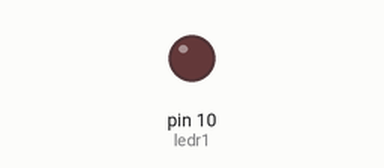
Bench run of a sketch on a simulated Arduino Uno, built with avr-gcc and run on an emulated ATmega328P. Shown: output pins drawn as LEDs (lit = HIGH).

Above: at 0.2 s.
At 6.7 s:
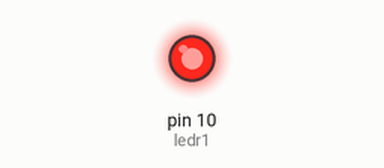
Timing chart, 0 to 7.8 s (numbered marks = the images above):
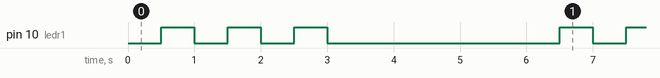

Measured:
- by itself, pin 10 (ledr1): repeats every 6.0 s: 2 × (LOW 0.50 s, HIGH 0.50 s), LOW 3.5 s, HIGH 0.50 s
- by itself, everything shown: repeats every 6.0 s, in 6 steps

The sketch:

SOS.ino
```cpp
int ledr1 =10;
int ledp =4;

void setup()

{

pinMode(ledr1, OUTPUT);
pinMode(ledr1, OUTPUT);

}

void loop()

{

digitalWrite(ledr1, HIGH);
digitalWrite(ledr1, LOW);
  for(int i=0; i<3; i++)
    {
      delay(500);
      digitalWrite(ledr1, HIGH);
      delay(500);
      digitalWrite(ledr1, LOW);
    }


digitalWrite(ledp, HIGH);
digitalWrite(ledp, LOW);
  for(int i=0; i<3; i++)
    {
      delay(500);
      digitalWrite(ledp, HIGH);
      delay(500);
      digitalWrite(ledp, LOW);
    }

}
```
